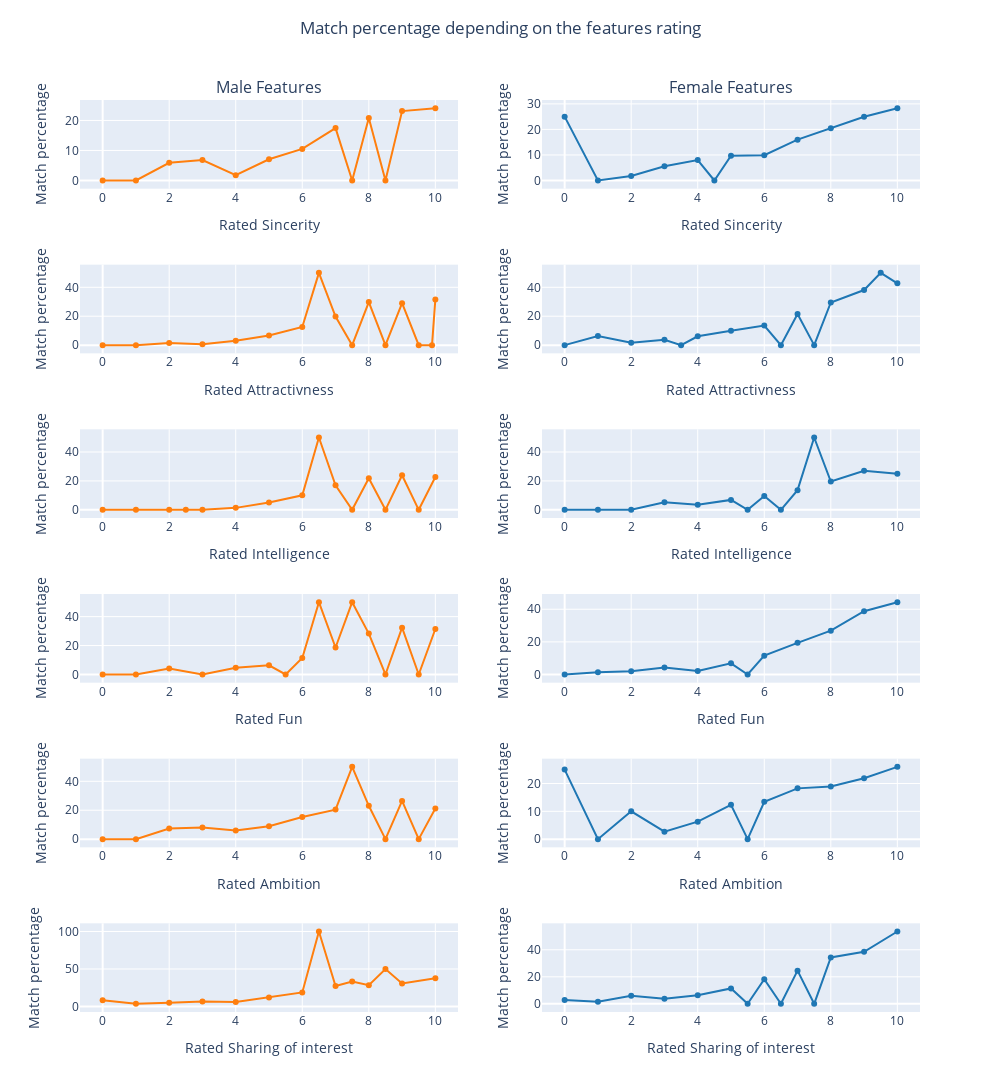

Source (notebook cell):
### Markdown cell above
From these graphs above, it is possible to conclude that there is a better matching rate for people who have rated after the date that they like the person (column like_o - on a scale from 1 to 10). This is quite straightforward, considering the study. However, what is interesting to note is that there are more matches when the participant thinks the probability that the other one will say yes for them is high. This greatly influences the self-confidence of participants ! 
Finally, the primary goal of participants as to why they are participating in the study does not infuence matches greatly.

### Code cell
fig_feat_match = make_subplots(rows = 6, cols = 2, subplot_titles = ("Male Features", "Female Features"))

fig_feat_match.add_trace(go.Scatter(x = data.loc[data['gender'] == 1,:].groupby(['sinc']).sum().index, 
                        y = (data.loc[data['gender'] == 1,:].groupby(['sinc']).sum()['match'].sort_index().values)/data.loc[data['gender'] == 1,:]['sinc'].value_counts().sort_index().values*100, line=dict(color='#ff7f0e')),
                        row = 1,
                        col = 1,
                        )
fig_feat_match.add_trace(go.Scatter(x = data.loc[data['gender'] == 1,:].groupby(['attr']).sum().index, 
                        y = (data.loc[data['gender'] == 1,:].groupby(['attr']).sum()['match'].values)/data.loc[data['gender'] == 1,:]['attr'].value_counts().sort_index().values*100, line=dict(color='#ff7f0e')),
                        row = 2,
                        col = 1)
fig_feat_match.add_trace(go.Scatter(x = data.loc[data['gender'] == 1,:].groupby(['intel']).sum().index, 
                        y = (data.loc[data['gender'] == 1,:].groupby(['intel']).sum()['match'].values)/data.loc[data['gender'] == 1,:]['intel'].value_counts().sort_index().values*100, line=dict(color='#ff7f0e')),
                        row = 3,
                        col = 1)
fig_feat_match.add_trace(go.Scatter(x = data.loc[data['gender'] == 1,:].groupby(['fun']).sum().index, 
                        y = (data.loc[data['gender'] == 1,:].groupby(['fun']).sum()['match'].values)/data.loc[data['gender'] == 1,:]['fun'].value_counts().sort_index().values*100, line=dict(color='#ff7f0e')),
                        row = 4,
                        col = 1)
fig_feat_match.add_trace(go.Scatter(x = data.loc[data['gender'] == 1,:].groupby(['amb']).sum().index, 
                        y = (data.loc[data['gender'] == 1,:].groupby(['amb']).sum()['match'].values)/data.loc[data['gender'] == 1,:]['amb'].value_counts().sort_index().values*100, line=dict(color='#ff7f0e')),
                        row = 5,
                        col = 1)
fig_feat_match.add_trace(go.Scatter(x = data.loc[data['gender'] == 1,:].groupby(['shar']).sum().index, 
                        y = (data.loc[data['gender'] == 1,:].groupby(['shar']).sum()['match'].values)/data.loc[data['gender'] == 1,:]['shar'].value_counts().sort_index().values*100, line=dict(color='#ff7f0e')),
                        row = 6,
                        col = 1)

fig_feat_match.add_trace(go.Scatter(x = data.loc[data['gender'] == 0,:].groupby(['sinc']).sum().index, 
                        y = (data.loc[data['gender'] == 0,:].groupby(['sinc']).sum()['match'].sort_index().values)/data.loc[data['gender'] == 0,:]['sinc'].value_counts().sort_index().values*100, line=dict(color='#1f77b4')),
                        row = 1,
                        col = 2,
                        )
fig_feat_match.add_trace(go.Scatter(x = data.loc[data['gender'] == 0,:].groupby(['attr']).sum().index, 
                        y = (data.loc[data['gender'] == 0,:].groupby(['attr']).sum()['match'].values)/data.loc[data['gender'] == 0,:]['attr'].value_counts().sort_index().values*100, line=dict(color='#1f77b4')),
                        row = 2,
                        col = 2)
fig_feat_match.add_trace(go.Scatter(x = data.loc[data['gender'] == 0,:].groupby(['intel']).sum().index, 
                        y = (data.loc[data['gender'] == 0,:].groupby(['intel']).sum()['match'].values)/data.loc[data['gender'] == 0,:]['intel'].value_counts().sort_index().values*100, line=dict(color='#1f77b4')),
                        row = 3,
                        col = 2)
fig_feat_match.add_trace(go.Scatter(x = data.loc[data['gender'] == 0,:].groupby(['fun']).sum().index, 
                        y = (data.loc[data['gender'] == 0,:].groupby(['fun']).sum()['match'].values)/data.loc[data['gender'] == 0,:]['fun'].value_counts().sort_index().values*100, line=dict(color='#1f77b4')),
                        row = 4,
                        col = 2)
fig_feat_match.add_trace(go.Scatter(x = data.loc[data['gender'] == 0,:].groupby(['amb']).sum().index, 
                        y = (data.loc[data['gender'] == 0,:].groupby(['amb']).sum()['match'].values)/data.loc[data['gender'] == 0,:]['amb'].value_counts().sort_index().values*100, line=dict(color='#1f77b4')),
                        row = 5,
                        col = 2)
fig_feat_match.add_trace(go.Scatter(x = data.loc[data['gender'] == 0,:].groupby(['shar']).sum().index, 
                        y = (data.loc[data['gender'] == 0,:].groupby(['shar']).sum()['match'].values)/data.loc[data['gender'] == 0,:]['shar'].value_counts().sort_index().values*100, line=dict(color='#1f77b4')),
                        row = 6,
                        col = 2)

fig_feat_match.update_layout(
    height=1200, 
    width=1000, 
    yaxis1_title = 'Match percentage',
    yaxis2_title = 'Match percentage',
    yaxis3_title = 'Match percentage',
    yaxis4_title = 'Match percentage',
    yaxis5_title = 'Match percentage',
    yaxis6_title = 'Match percentage',
    yaxis7_title = 'Match percentage',
    yaxis8_title = 'Match percentage',
    yaxis9_title = 'Match percentage',
    yaxis10_title = 'Match percentage',
    yaxis11_title = 'Match percentage',
    yaxis12_title = 'Match percentage',
    xaxis1_title = 'Rated Sincerity',
    xaxis2_title = 'Rated Sincerity',
    xaxis3_title = 'Rated Attractivness',
    xaxis4_title = 'Rated Attractivness',
    xaxis5_title = 'Rated Intelligence',
    xaxis6_title = 'Rated Intelligence',
    xaxis7_title = 'Rated Fun',
    xaxis8_title = 'Rated Fun',
    xaxis9_title = 'Rated Ambition',
    xaxis10_title = 'Rated Ambition',
    xaxis11_title = 'Rated Sharing of interest',
    xaxis12_title = 'Rated Sharing of interest',

    legend_tracegroupgap = 1000,
    showlegend = False,
    title={
        'text': "Match percentage depending on the features rating",
        'y':0.98,
        'x':0.5,
        'xanchor': 'center',
        'yanchor': 'top'},
)

fig_feat_match.show()

### Figure 1 — Plotly figure (JSON) as saved in the notebook; plotly's stock layout.template omitted (floating-point values rounded to 4 significant figures)
{"data": [{"line": {"color": "#ff7f0e"}, "type": "scatter", "x": [0, 1, 2, 3, 4, 5, 6, 7, 7.5, 8, 8.5, 9, 10], "xaxis": "x", "y": [0, 0, 5.882, 6.818, 1.739, 7.08, 10.52, 17.46, 0, 20.82, 0, 23.11, 24.09], "yaxis": "y"}, {"line": {"color": "#ff7f0e"}, "type": "scatter", "x": [0, 1, 2, 3, 4, 5, 6, 6.5, 7, 7.5, 8, 8.5, 9, 9.5, 9.9, 10], "xaxis": "x3", "y": [0, 0, 1.538, 0.578, 3.072, 6.656, 12.53, 50, 19.77, 0, 29.76, 0, 29.02, 0, 0, 31.63], "yaxis": "y3"}, {"line": {"color": "#ff7f0e"}, "type": "scatter", "x": [0, 1, 2, 2.5, 3, 4, 5, 6, 6.5, 7, 7.5, 8, 8.5, 9, 9.5, 10], "xaxis": "x5", "y": [0, 0, 0, 0, 0, 1.351, 5.099, 10.02, 50, 16.98, 0, 21.89, 0, 23.93, 0, 22.71], "yaxis": "y5"}, {"line": {"color": "#ff7f0e"}, "type": "scatter", "x": [0, 1, 2, 3, 4, 5, 5.5, 6, 6.5, 7, 7.5, 8, 8.5, 9, 9.5, 10], "xaxis": "x7", "y": [0, 0, 4.167, 0, 4.577, 6.323, 0, 11.42, 50, 18.65, 50, 28.31, 0, 32.35, 0, 31.44], "yaxis": "y7"}, {"line": {"color": "#ff7f0e"}, "type": "scatter", "x": [0, 1, 2, 3, 4, 5, 6, 7, 7.5, 8, 8.5, 9, 9.5, 10], "xaxis": "x9", "y": [0, 0, 7.317, 8.081, 5.941, 8.882, 15.35, 20.43, 50, 23.05, 0, 26.42, 0, 21.24], "yaxis": "y9"}, {"line": {"color": "#ff7f0e"}, "type": "scatter", "x": [0, 1, 2, 3, 4, 5, 6, 6.5, 7, 7.5, 8, 8.5, 9, 10], "xaxis": "x11", "y": [8.333, 3.604, 4.891, 6.78, 6.147, 12.05, 18.82, 100, 27.3, 33.33, 28.5, 50, 30.77, 37.84], "yaxis": "y11"}, {"line": {"color": "#1f77b4"}, "type": "scatter", "x": [0, 1, 2, 3, 4, 4.5, 5, 6, 7, 8, 9, 10], "xaxis": "x2", "y": [25, 0, 1.724, 5.556, 7.975, 0, 9.669, 9.871, 15.99, 20.41, 24.95, 28.31], "yaxis": "y2"}, {"line": {"color": "#1f77b4"}, "type": "scatter", "x": [0, 1, 2, 3, 3.5, 4, 5, 6, 6.5, 7, 7.5, 8, 9, 9.5, 10], "xaxis": "x4", "y": [0, 6.25, 1.676, 3.687, 0, 6.14, 10.02, 13.58, 0, 21.49, 0, 29.53, 38.12, 50, 42.73], "yaxis": "y4"}, {"line": {"color": "#1f77b4"}, "type": "scatter", "x": [0, 1, 2, 3, 4, 5, 5.5, 6, 6.5, 7, 7.5, 8, 9, 10], "xaxis": "x6", "y": [0, 0, 0, 5.263, 3.448, 6.859, 0, 9.486, 0, 13.58, 50, 19.56, 27.07, 25], "yaxis": "y6"}, {"line": {"color": "#1f77b4"}, "type": "scatter", "x": [0, 1, 2, 3, 4, 5, 5.5, 6, 7, 8, 9, 10], "xaxis": "x8", "y": [0, 1.299, 2.027, 4.321, 2.167, 6.822, 0, 11.56, 19.4, 26.84, 38.78, 44.33], "yaxis": "y8"}, {"line": {"color": "#1f77b4"}, "type": "scatter", "x": [0, 1, 2, 3, 4, 5, 5.5, 6, 7, 8, 9, 10], "xaxis": "x10", "y": [25, 0, 10, 2.703, 6.289, 12.36, 0, 13.41, 18.26, 18.91, 21.91, 25.99], "yaxis": "y10"}, {"line": {"color": "#1f77b4"}, "type": "scatter", "x": [0, 1, 2, 3, 4, 5, 5.5, 6, 6.5, 7, 7.5, 8, 9, 10], "xaxis": "x12", "y": [2.857, 1.562, 5.98, 3.754, 6.389, 11.36, 0, 18.2, 0, 24.52, 0, 34.29, 38.51, 53.49], "yaxis": "y12"}], "layout": {"annotations": [{"font": {"size": 16}, "showarrow": false, "text": "Male Features", "x": 0.225, "xanchor": "center", "xref": "paper", "y": 1.0, "yanchor": "bottom", "yref": "paper"}, {"font": {"size": 16}, "showarrow": false, "text": "Female Features", "x": 0.775, "xanchor": "center", "xref": "paper", "y": 1.0, "yanchor": "bottom", "yref": "paper"}], "height": 1200, "legend": {"tracegroupgap": 1000}, "showlegend": false, "title": {"text": "Match percentage depending on the features rating", "x": 0.5, "xanchor": "center", "y": 0.98, "yanchor": "top"}, "width": 1000, "xaxis": {"anchor": "y", "domain": [0, 0.45], "title": {"text": "Rated Sincerity"}}, "xaxis10": {"anchor": "y10", "domain": [0.55, 1], "title": {"text": "Rated Ambition"}}, "xaxis11": {"anchor": "y11", "domain": [0, 0.45], "title": {"text": "Rated Sharing of interest"}}, "xaxis12": {"anchor": "y12", "domain": [0.55, 1], "title": {"text": "Rated Sharing of interest"}}, "xaxis2": {"anchor": "y2", "domain": [0.55, 1], "title": {"text": "Rated Sincerity"}}, "xaxis3": {"anchor": "y3", "domain": [0, 0.45], "title": {"text": "Rated Attractivness"}}, "xaxis4": {"anchor": "y4", "domain": [0.55, 1], "title": {"text": "Rated Attractivness"}}, "xaxis5": {"anchor": "y5", "domain": [0, 0.45], "title": {"text": "Rated Intelligence"}}, "xaxis6": {"anchor": "y6", "domain": [0.55, 1], "title": {"text": "Rated Intelligence"}}, "xaxis7": {"anchor": "y7", "domain": [0, 0.45], "title": {"text": "Rated Fun"}}, "xaxis8": {"anchor": "y8", "domain": [0.55, 1], "title": {"text": "Rated Fun"}}, "xaxis9": {"anchor": "y9", "domain": [0, 0.45], "title": {"text": "Rated Ambition"}}, "yaxis": {"anchor": "x", "domain": [0.9028, 1.0], "title": {"text": "Match percentage"}}, "yaxis10": {"anchor": "x10", "domain": [0.1806, 0.2778], "title": {"text": "Match percentage"}}, "yaxis11": {"anchor": "x11", "domain": [0, 0.09722], "title": {"text": "Match percentage"}}, "yaxis12": {"anchor": "x12", "domain": [0, 0.09722], "title": {"text": "Match percentage"}}, "yaxis2": {"anchor": "x2", "domain": [0.9028, 1.0], "title": {"text": "Match percentage"}}, "yaxis3": {"anchor": "x3", "domain": [0.7222, 0.8194], "title": {"text": "Match percentage"}}, "yaxis4": {"anchor": "x4", "domain": [0.7222, 0.8194], "title": {"text": "Match percentage"}}, "yaxis5": {"anchor": "x5", "domain": [0.5417, 0.6389], "title": {"text": "Match percentage"}}, "yaxis6": {"anchor": "x6", "domain": [0.5417, 0.6389], "title": {"text": "Match percentage"}}, "yaxis7": {"anchor": "x7", "domain": [0.3611, 0.4583], "title": {"text": "Match percentage"}}, "yaxis8": {"anchor": "x8", "domain": [0.3611, 0.4583], "title": {"text": "Match percentage"}}, "yaxis9": {"anchor": "x9", "domain": [0.1806, 0.2778], "title": {"text": "Match percentage"}}}}
